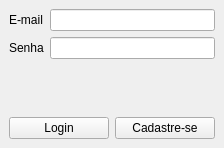
<?xml version="1.0" encoding="UTF-8"?>
<ui version="4.0">
 <class>Login</class>
 <widget class="QMainWindow" name="Login">
  <property name="geometry">
   <rect>
    <x>0</x>
    <y>0</y>
    <width>224</width>
    <height>148</height>
   </rect>
  </property>
  <property name="windowTitle">
   <string>Login</string>
  </property>
  <widget class="QWidget" name="centralwidget">
   <layout class="QGridLayout" name="gridLayout_2">
    <item row="0" column="0">
     <layout class="QGridLayout" name="gridLayout">
      <item row="0" column="0">
       <layout class="QFormLayout" name="formLayout">
        <item row="0" column="0">
         <widget class="QLabel" name="lblEmail">
          <property name="text">
           <string>E-mail</string>
          </property>
         </widget>
        </item>
        <item row="0" column="1">
         <widget class="QLineEdit" name="lineEmail"/>
        </item>
        <item row="1" column="0">
         <widget class="QLabel" name="lblSenha">
          <property name="text">
           <string>Senha</string>
          </property>
         </widget>
        </item>
        <item row="1" column="1">
         <widget class="QLineEdit" name="lineSenha">
          <property name="echoMode">
           <enum>QLineEdit::Password</enum>
          </property>
          <property name="clearButtonEnabled">
           <bool>true</bool>
          </property>
         </widget>
        </item>
       </layout>
      </item>
      <item row="1" column="0">
       <layout class="QHBoxLayout" name="horizontalLayout">
        <item>
         <widget class="QPushButton" name="btnLogin">
          <property name="text">
           <string>Login</string>
          </property>
         </widget>
        </item>
        <item>
         <widget class="QPushButton" name="btnCadastre_se">
          <property name="text">
           <string>Cadastre-se</string>
          </property>
         </widget>
        </item>
       </layout>
      </item>
     </layout>
    </item>
   </layout>
  </widget>
  <widget class="QMenuBar" name="menubar">
   <property name="geometry">
    <rect>
     <x>0</x>
     <y>0</y>
     <width>224</width>
     <height>21</height>
    </rect>
   </property>
  </widget>
 </widget>
 <tabstops>
  <tabstop>lineEmail</tabstop>
  <tabstop>lineSenha</tabstop>
  <tabstop>btnLogin</tabstop>
  <tabstop>btnCadastre_se</tabstop>
 </tabstops>
 <resources/>
 <connections/>
</ui>
